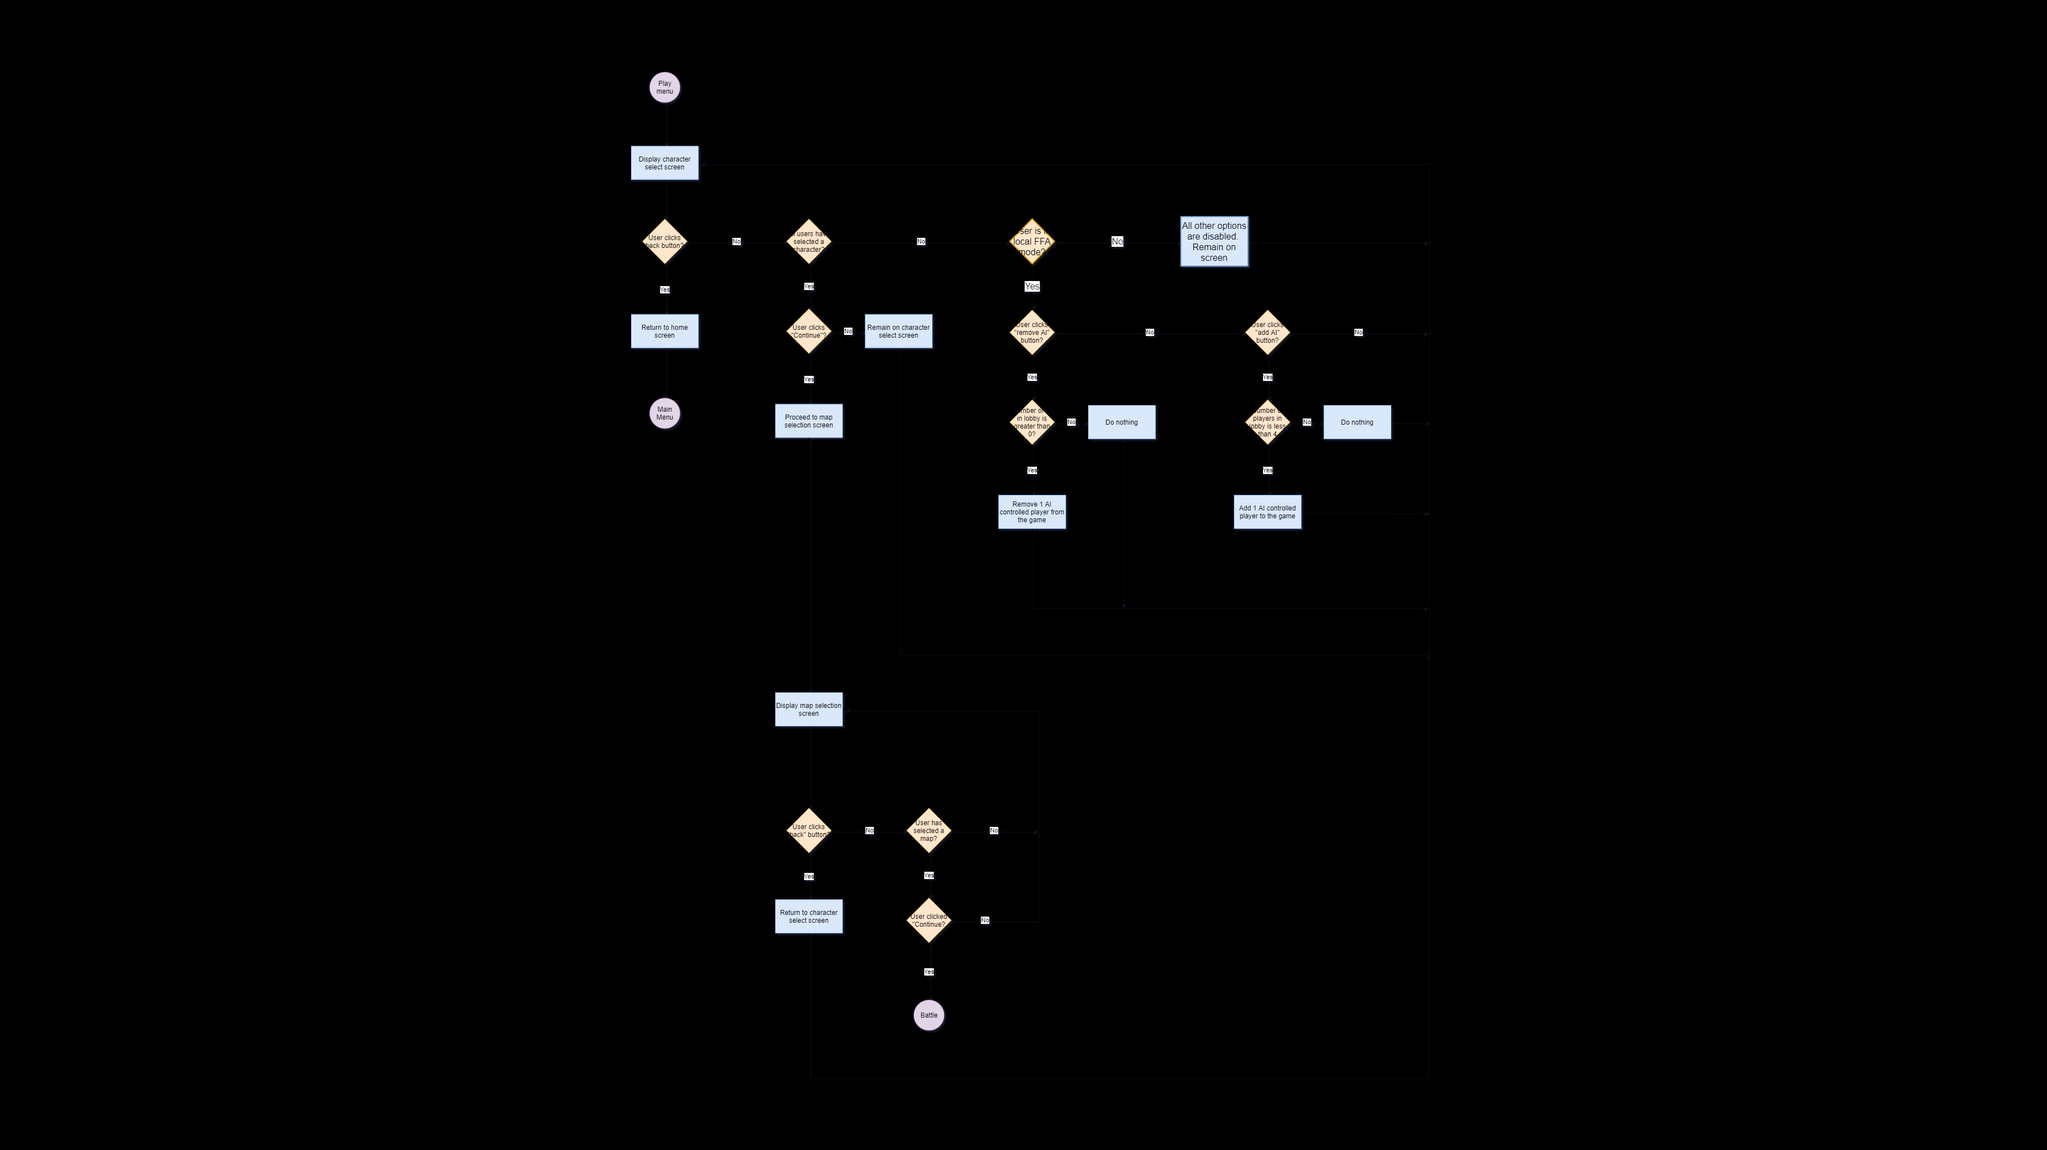

The image is a tile-based game level rendered from a .tmx file. Its description and source (layers, tilesets, objects; grid data summarised) follow:
An orthogonal 146x82 tile map with 25x25 px tiles, 1 tile layer (Tile Layer 1) and 34 objects.

<map version="1.5" tiledversion="1.5.0" orientation="orthogonal" renderorder="right-down" width="146" height="82" tilewidth="25" tileheight="25" infinite="0" nextlayerid="6" nextobjectid="35">
 <tileset firstgid="1" source="Flowchart.tsx" />
 <layer id="1" name="Tile Layer 1" width="146" height="82">
  <data>[11972 cells, 4104 non-empty, 4104 distinct tile ids]</data>
 </layer>
 <objectgroup id="2" name="Ground">
  <object id="1" x="1158" y="141" width="55.6834" height="42" />
  <object id="2" x="1125" y="260" width="120.647" height="60.8393" />
  <object id="3" x="1146" y="430" width="79.4004" height="7.21822" />
  <object id="4" x="1124" y="560" width="120.647" height="60.8393" />
  <object id="5" x="1157" y="723" width="55.6834" height="40.2158" />
  <object id="6" x="1402" y="429" width="80.4316" height="9.28057" />
  <object id="7" x="1406.95" y="591.443" width="80.4316" height="9.28057" />
  <object id="8" x="1401" y="1480" width="80.4316" height="9.28057" />
  <object id="9" x="1616" y="1479" width="80.4316" height="9.28057" />
  <object id="10" x="1617" y="1639" width="80.4316" height="9.28057" />
  <object id="11" x="1629" y="1797" width="55.6834" height="40.2158" />
  <object id="12" x="1801" y="430" width="80.4316" height="9.28057" />
  <object id="13" x="1800" y="593" width="80.4316" height="9.28057" />
  <object id="14" x="1800.86" y="751.275" width="80.4316" height="9.28057" />
  <object id="15" x="2220" y="593" width="80.4316" height="9.28057" />
  <object id="16" x="2220" y="752" width="80.4316" height="9.28057" />
  <object id="17" x="1383" y="720" width="118.585" height="58.7769" />
  <object id="18" x="1543" y="561" width="118.585" height="58.7769" />
  <object id="19" x="1383" y="1235" width="118.585" height="58.7769" />
  <object id="20" x="1382" y="1604" width="118.585" height="58.7769" />
  <object id="21" x="1781" y="883" width="118.585" height="58.7769" />
  <object id="22" x="1940.06" y="722.402" width="119.616" height="59.8081" />
  <object id="23" x="2201" y="883" width="119.616" height="59.8081" />
  <object id="24" x="2360" y="722" width="119.616" height="59.8081" />
  <object id="25" x="2104" y="385" width="121.679" height="89.7121" />
 </objectgroup>
 <objectgroup id="3" name="Death Barrier">
  <object id="26" x="-179" y="-235" width="86.6186" height="2382.01" />
  <object id="27" x="-370" y="2094.89" width="4700" height="80.4316" />
  <object id="28" x="3738" y="-420" width="338.225" height="2607.2" />
  <object id="29" x="-851" y="-309.803" width="5351" height="138.177" />
 </objectgroup>
 <objectgroup id="4" name="Respawn Point">
  <object id="30" x="1994" y="619" width="11.3429" height="12.3741" />
 </objectgroup>
 <objectgroup id="5" name="Spawn Points">
  <object id="31" x="1442.01" y="400.676">
   <properties>
    <property name="left" type="bool" value="true" />
    <property name="player" type="int" value="2" />
   </properties>
  </object>
  <object id="32" x="1186" y="237">
   <properties>
    <property name="left" type="bool" value="false" />
    <property name="player" type="int" value="1" />
   </properties>
  </object>
  <object id="33" x="1841" y="569">
   <properties>
    <property name="left" type="bool" value="false" />
    <property name="player" type="int" value="3" />
   </properties>
  </object>
  <object id="34" x="2415.43" y="702.81">
   <properties>
    <property name="left" type="bool" value="true" />
    <property name="player" type="int" value="4" />
   </properties>
  </object>
 </objectgroup>
</map>
